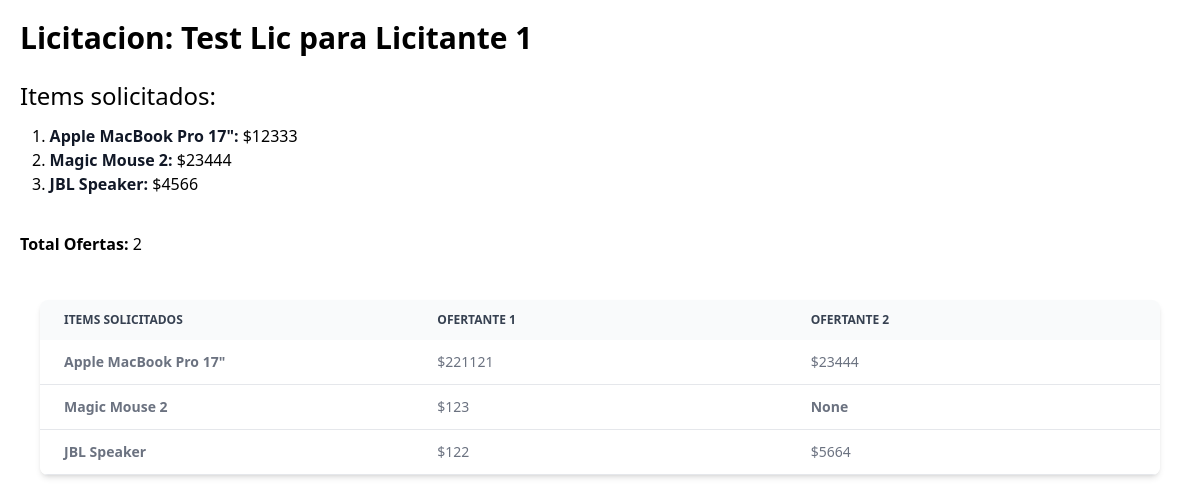
The page /licitacion/4/ (signed in) on the database its author committed.
### licitaciones/models.py (models this page shows)
class Licitacion(models.Model):
    titulo = models.CharField(max_length=50)
    obs = models.TextField(max_length=300)
    empresa = models.ForeignKey(Empresa, on_delete=models.CASCADE)
    owner = models.ForeignKey(CustomUser, on_delete=models.CASCADE)
    class Meta:
        verbose_name = 'licitacion'
        verbose_name_plural = 'licitaciones'
        permissions = [('can_view_all_licitaciones', 'Can view licitaciones only users that subscribed.')]

class LicitacionItem(models.Model):
    licitacion = models.ForeignKey(Licitacion, on_delete=models.CASCADE)
    nombre = models.CharField(max_length=50)
    price = models.IntegerField()

### ofertas/models.py (models this page shows)
class Oferta(models.Model):
    licitacion = models.ForeignKey(Licitacion, on_delete=models.CASCADE)
    empresa = models.ForeignKey(Empresa, on_delete=models.CASCADE)
    owner = models.ForeignKey(CustomUser, on_delete=models.CASCADE)
    total_oferta = models.IntegerField(null=True)

class OfertaItem(models.Model):
    licitacion_item = models.ForeignKey(LicitacionItem, on_delete=models.CASCADE)
    oferta = models.ForeignKey(Oferta, on_delete=models.CASCADE)
    nombre = models.CharField(max_length=50)
    price = models.IntegerField()

### users/models.py (models this page shows)
class Empresa(models.Model):
    PARAGUAY = "PY"
    BRASIL = "BR"
    ARGENTINA = "AR"
    URUGUAY = "UR"
    CHILE = "CH"
    PAISES = {
        PARAGUAY: "Paraguay",
        BRASIL: "Brasil",
        ARGENTINA: "Argentina",
        URUGUAY: "Uruguay",
        CHILE: "Chile",
    }
    direccion_validator = RegexValidator(regex=r'^[a-zA-Z0-9!@#$&()\(\)\(/)]', message="Direccion", code="invalid_address")
    web_validator = RegexValidator(regex=r'^[a-zA-Z0-9!@#$&()\(\)\(/)]', message="Web", code="invalid_web_address")
    ruc = models.BigIntegerField()
    razon_social = models.CharField(max_length=100)
    nombre = models.CharField(max_length=100)
    direccion = models.CharField(max_length=220, validators=[direccion_validator])
    pais = models.CharField(max_length=3, choices=PAISES, default=PARAGUAY)
    email = models.EmailField(max_length=254)
    web = models.CharField(max_length=100, validators=[web_validator])
    descripcion = models.TextField(max_length=220)
    def __str__(self):
        return self.razon_social

### licitaciones/views.py (the view, shortened to what this page needs)
# urls.py: path('licitacion/<int:id>/', lic_views.view_licitacion, name='mi-licitacion'),
@login_required
def view_licitacion(request, id=None):
    data = {}
    user = request.user
    if id != None:
        licitacion = Licitacion.objects.get(id=id)
        items_solicitados = licitacion.licitacionitem_set.all()
        data['licitacion'] = licitacion
        if user.is_superuser or user == licitacion.owner:
            data['items_solicitados'] = items_solicitados
            ofertas = licitacion.oferta_set.all()
            items_per_offer = {}
            for item in licitacion.licitacionitem_set.all():
                items_per_offer[item.nombre] = {}
                for oferta in ofertas:
                    oferta_item = oferta.ofertaitem_set.filter(licitacion_item=item)
                    if oferta_item:
                        items_per_offer[item.nombre].update({oferta.empresa.nombre: oferta_item[0]})
                    else:
                        items_per_offer[item.nombre].update({oferta.empresa.nombre:None})
            data['items_per_offer'] = items_per_offer
        oferta = licitacion.oferta_set.filter(empresa=user.userprofile.empresa).first()
    return render(request, "read_licitacion_detail.html", data)

### templates/read_licitacion_detail.html (shortened to what this page needs)
{% extends "base.html" %}
{% block content %}
<div class="m-5">
  <h3 class="text-3xl font-extrabold">Licitacion: {{ licitacion.titulo }}</h3>
  <br>
  <h4 class="text-2xl">Items solicitados: </h4>
  <ol class="m-3 list-decimal list-inside">
    {% for item in licitacion.licitacionitem_set.all %}
      <li>
        <span class="font-semibold text-gray-900">{{ item.nombre }}:</span> ${{ item.price }}
      </li>
    {% endfor %}
  </ol>
  <br>
  <p><strong>Total Ofertas: </strong>{{ licitacion.oferta_set.all|length }}</p>
  <br>
  {% if items_per_offer %}
    <div class="p-5">
      <div class="relative overflow-x-auto shadow-md sm:rounded-lg">
        <table class="w-full table-fixed text-sm text-left rtl:text-right text-gray-500">
            <thead class="text-xs text-gray-700 uppercase bg-gray-50">
              <tr>
                <th scope="col" class="min-w-10 max-w-20 px-6 py-3">
                  Items solicitados
                </th>
                {% for oferta in licitacion.oferta_set.all %}
                  <th scope="col" class="min-w-96 max-w-96 px-6 py-3">
                    {{ oferta.empresa }}
                  </th>
                {% endfor %}
              </tr>
            </thead>
            {% for item in items_per_offer.items %}
              <tbody>
                <tr class="bg-white border-b hover:bg-gray-50">
                  <th class="px-6 py-3">
                    {{ item.0 }}
                  </th>
                  {% for key, value in item.1.items %}
                    <td x-data="{ open: false }" class="px-6 py-3">
                      {% if value.price %}
                        <button x-on:click="open =! open" class="price-btn" type="button">
                          ${{ value.price }}
                        </button>
                      {% else %}
                        <strong>None</strong>
                      {% endif %}
                    </td>
                  {% endfor %}
                </tr>
              </tbody>
            {% endfor %}
        </table>
      </div>
    </div>
  {% endif %}
</div>
{% endblock content %}

### rows shown on the page
Licitacion: titulo "Test Lic para Licitante 1", oferta_set.all|length "2"
LicitacionItem: nombre "Apple MacBook Pro 17\"", price "12333", nombre "Apple MacBook Pro 17\""
LicitacionItem: nombre "Magic Mouse 2", price "23444", nombre "Magic Mouse 2"
LicitacionItem: nombre "JBL Speaker", price "4566", nombre "JBL Speaker"
Oferta: empresa "OFERTANTE 1"
Oferta: empresa "OFERTANTE 2"
OfertaItem: price "221121"
OfertaItem: price "23444"
OfertaItem: price "123"
OfertaItem: price "122"
OfertaItem: price "5664"
